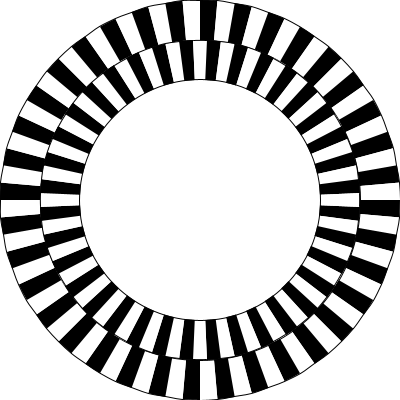
Frame 1 (no input)
Frame 2 (the mouse pressed at the canvas centre, redrawn once): identical to frame 1, image omitted

The Processing sketch that drew this single still picture (run headless with seeded random() and noise(); the mouse was pressed at the canvas centre and the sketch redrawn once):

// Processing sketch: stripePattern
// ── stripePattern.pde
Pattren pattern;
void setup() {
  size(400, 400);

  pattern=new Pattren(5, 2, 200);
}

void draw() {
  background(255);
  pattern.display();
  pattern.stop();
}


// ── Pattern.pde
class Pattren {
  float angle, r;
  int pattern, fillCount;
  boolean draw;

  Pattren(float _angle, int _pattern, float _r) {
    this.angle=_angle;
    this.pattern=_pattern;
    this.r=_r;
    this.fillCount=0;
  }
  void display() {
    float scale=1;

    float start=0;
    for (int i=0; i<this.pattern; i++) {


      for (int j=0; j<360; j+=this.angle) {

        if (this.fillCount%2==0)fill(0);
        else fill(255);
        arc(width/2, height/2, this.r*scale*2, this.r*scale*2, radians(j+start), radians(j+this.angle+start));
        fillCount++;
      }
      scale-=.2;
      fill(255);
      ellipse(width/2, height/2, this.r*scale*2, this.r*scale*2);
      start+=this.angle/this.pattern;
    }
  }
  void stop(){
  noLoop();
  }
}
